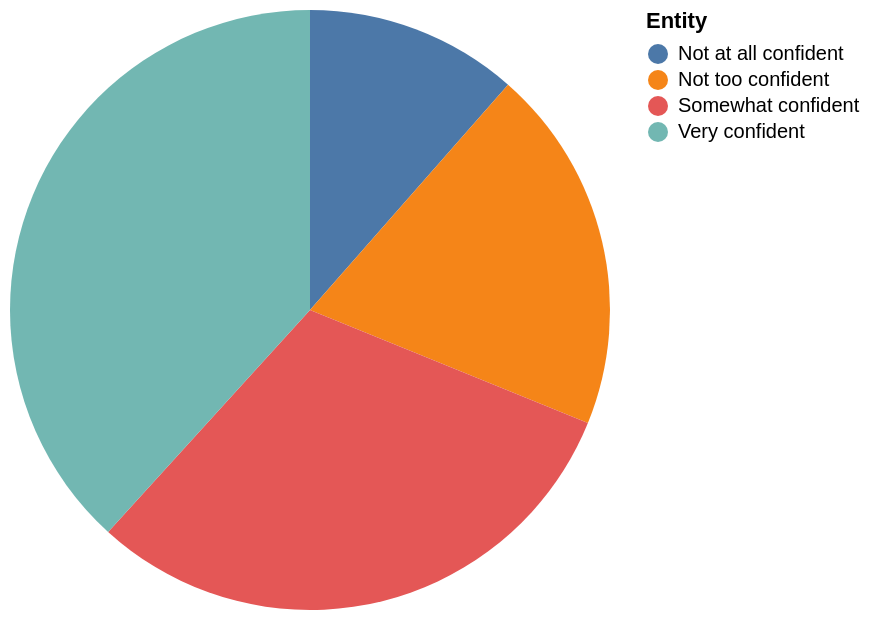

Source (Vega-Lite JSON):
### Vega-Lite specification from a JSON file in a GitHub repository (floating-point values rounded to 4 significant figures)
{"$schema": "https://vega.github.io/schema/vega-lite/v5.json", "description": "Pie chart auto-generated from CSV", "data": {"values": [{"Entity": "Not at all confident", "Among those who say they are keep their personal records safe": "21", "that public health organizations will from hackers or unauthorized users": "0"}, {"Entity": "Not too confident", "Among those who say they are keep their personal records safe": "36", "that public health organizations will from hackers or unauthorized users": "0"}, {"Entity": "Somewhat confident", "Among those who say they are keep their personal records safe": "56", "that public health organizations will from hackers or unauthorized users": "0"}, {"Entity": "Very confident", "Among those who say they are keep their personal records safe": "70", "that public health organizations will from hackers or unauthorized users": "0"}]}, "mark": "arc", "encoding": {"theta": {"field": "Among those who say they are keep their personal records safe", "type": "quantitative"}, "color": {"field": "Entity", "type": "nominal"}}}
